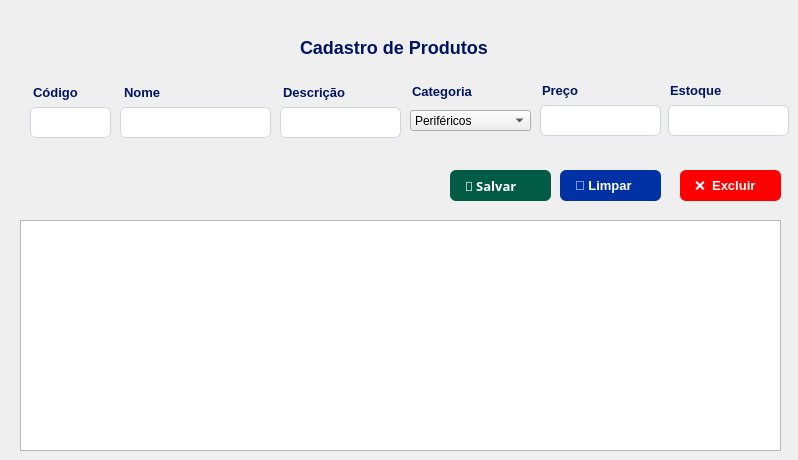
   <widget class="QWidget" name="page_3">
    <widget class="QPushButton" name="btn_limpar_2">
     <property name="geometry">
      <rect>
       <x>560</x>
       <y>170</y>
       <width>101</width>
       <height>31</height>
      </rect>
     </property>
     <property name="cursor">
      <cursorShape>PointingHandCursor</cursorShape>
     </property>
     <property name="styleSheet">
      <string notr="true">QPushButton {
    font-family: &quot;Segoe UI&quot;, Arial, sans-serif;
    font-size: 13px;
    font-weight: bold;
    color: #FFFFFF;
    border: none;
    border-radius: 6px;
    text-align: left;      /* Alinha o emoji e o texto à esquerda */
    padding-left: 15px;    /* Afasta o emoji da borda esquerda */
    padding-right: 15px;
    height: 35px;          /* Define uma altura padrão elegante */
	background-color: #0031A5;
}</string>
     </property>
     <property name="text">
      <string>🧹 Limpar</string>
     </property>
    </widget>
    <widget class="QLineEdit" name="txt_descricao">
     <property name="geometry">
      <rect>
       <x>280</x>
       <y>107</y>
       <width>121</width>
       <height>31</height>
      </rect>
     </property>
     <property name="styleSheet">
      <string notr="true">QLineEdit {
    background-color: #FFFFFF;
    border: 1px solid #D0D5DD;
    border-radius: 6px; 
    font-size: 15px;
    color: black;
	padding: 6px;
}</string>
     </property>
    </widget>
    <widget class="QLineEdit" name="txt_preco">
     <property name="geometry">
      <rect>
       <x>540</x>
       <y>105</y>
       <width>121</width>
       <height>31</height>
      </rect>
     </property>
     <property name="styleSheet">
      <string notr="true">QLineEdit {
    background-color: #FFFFFF;
    border: 1px solid #D0D5DD;
    border-radius: 6px; 
    font-size: 15px;
    color: black;
	padding: 6px;
}</string>
     </property>
    </widget>
    <widget class="QLabel" name="label_11">
     <property name="geometry">
      <rect>
       <x>124</x>
       <y>82</y>
       <width>70</width>
       <height>21</height>
      </rect>
     </property>
     <property name="styleSheet">
      <string notr="true">QLabel {
    font-size: 13px;
    font-weight: bold;
    color: #001561;

}</string>
     </property>
     <property name="text">
      <string>Nome</string>
     </property>
    </widget>
    <widget class="QLabel" name="label_12">
     <property name="geometry">
      <rect>
       <x>300</x>
       <y>32</y>
       <width>191</width>
       <height>31</height>
      </rect>
     </property>
     <property name="styleSheet">
      <string notr="true">QLabel {
    font-size: 18px;
    font-weight: bold;
    color: #001561;

}</string>
     </property>
     <property name="text">
      <string>Cadastro de Produtos</string>
     </property>
    </widget>
    <widget class="QPushButton" name="btn_salvar_2">
     <property name="geometry">
      <rect>
       <x>450</x>
       <y>170</y>
       <width>101</width>
       <height>31</height>
      </rect>
     </property>
     <property name="font">
      <font>
       <family>Segoe UI,Arial,sans-serif</family>
       <pointsize>-1</pointsize>
       <weight>75</weight>
       <bold>true</bold>
      </font>
     </property>
     <property name="cursor">
      <cursorShape>PointingHandCursor</cursorShape>
     </property>
     <property name="styleSheet">
      <string notr="true">QPushButton {
    font-family: &quot;Segoe UI&quot;, Arial, sans-serif;
    font-size: 13px;
    font-weight: bold;
    color: #FFFFFF;
    border: none;
    border-radius: 6px;
    text-align: left;      /* Alinha o emoji e o texto à esquerda */
    padding-left: 15px;    /* Afasta o emoji da borda esquerda */
    padding-right: 15px;
    height: 35px;          /* Define uma altura padrão elegante */
	background-color: #015B45;
}</string>
     </property>
     <property name="text">
      <string>💾 Salvar</string>
     </property>
    </widget>
    <widget class="QLineEdit" name="txt_codigo">
     <property name="enabled">
      <bool>false</bool>
     </property>
     <property name="geometry">
      <rect>
       <x>30</x>
       <y>107</y>
       <width>81</width>
       <height>31</height>
      </rect>
     </property>
     <property name="styleSheet">
      <string notr="true">QLineEdit {
    background-color: #FFFFFF;
    border: 1px solid #D0D5DD;
    border-radius: 6px; 
    font-size: 15px;
    color: black;
	padding: 6px;
}</string>
     </property>
    </widget>
    <widget class="QTableView" name="tabela_produtos">
     <property name="geometry">
      <rect>
       <x>20</x>
       <y>220</y>
       <width>761</width>
       <height>231</height>
      </rect>
     </property>
     <property name="styleSheet">
      <string notr="true">QStackedWidget{
	background-color: #F3F3F5;
}</string>
     </property>
    </widget>
    <widget class="QLabel" name="label_13">
     <property name="geometry">
      <rect>
       <x>283</x>
       <y>82</y>
       <width>71</width>
       <height>21</height>
      </rect>
     </property>
     <property name="styleSheet">
      <string notr="true">QLabel {
    font-size: 13px;
    font-weight: bold;
    color: #001561;

}</string>
     </property>
     <property name="text">
      <string>Descrição</string>
     </property>
    </widget>
    <widget class="QLineEdit" name="txt_nome">
     <property name="geometry">
      <rect>
       <x>120</x>
       <y>107</y>
       <width>151</width>
       <height>31</height>
      </rect>
     </property>
     <property name="styleSheet">
      <string notr="true">QLineEdit {
    background-color: #FFFFFF;
    border: 1px solid #D0D5DD;
    border-radius: 6px; 
    font-size: 15px;
    color: black;
	padding: 6px;
}</string>
     </property>
    </widget>
    <widget class="QLabel" name="label_14">
     <property name="geometry">
      <rect>
       <x>542</x>
       <y>80</y>
       <width>61</width>
       <height>21</height>
      </rect>
     </property>
     <property name="styleSheet">
      <string notr="true">QLabel {
    font-size: 13px;
    font-weight: bold;
    color: #001561;

}</string>
     </property>
     <property name="text">
      <string>Preço</string>
     </property>
    </widget>
    <widget class="QLabel" name="label_4">
     <property name="geometry">
      <rect>
       <x>33</x>
       <y>82</y>
       <width>61</width>
       <height>21</height>
      </rect>
     </property>
     <property name="styleSheet">
      <string notr="true">QLabel {
    font-size: 13px;
    font-weight: bold;
    color: #001561;

}</string>
     </property>
     <property name="text">
      <string>Código</string>
     </property>
    </widget>
    <widget class="QLabel" name="label_15">
     <property name="geometry">
      <rect>
       <x>412</x>
       <y>81</y>
       <width>71</width>
       <height>21</height>
      </rect>
     </property>
     <property name="styleSheet">
      <string notr="true">QLabel {
    font-size: 13px;
    font-weight: bold;
    color: #001561;

}</string>
     </property>
     <property name="text">
      <string>Categoria</string>
     </property>
    </widget>
    <widget class="QPushButton" name="btn_excluir_2">
     <property name="geometry">
      <rect>
       <x>680</x>
       <y>170</y>
       <width>101</width>
       <height>31</height>
      </rect>
     </property>
     <property name="cursor">
      <cursorShape>PointingHandCursor</cursorShape>
     </property>
     <property name="styleSheet">
      <string notr="true">QPushButton {
    font-family: &quot;Segoe UI&quot;, Arial, sans-serif;
    font-size: 13px;
    font-weight: bold;
    color: #FFFFFF;
    border: none;
    border-radius: 6px;
    text-align: left;      /* Alinha o emoji e o texto à esquerda */
    padding-left: 15px;    /* Afasta o emoji da borda esquerda */
    padding-right: 15px;
    height: 35px;          /* Define uma altura padrão elegante */
	background-color: red;
}</string>
     </property>
     <property name="text">
      <string>❌  Excluir</string>
     </property>
    </widget>
    <widget class="QLineEdit" name="txt_estoque">
     <property name="geometry">
      <rect>
       <x>668</x>
       <y>105</y>
       <width>121</width>
       <height>31</height>
      </rect>
     </property>
     <property name="styleSheet">
      <string notr="true">QLineEdit {
    background-color: #FFFFFF;
    border: 1px solid #D0D5DD;
    border-radius: 6px; 
    font-size: 15px;
    color: black;
	padding: 6px;
}</string>
     </property>
    </widget>
    <widget class="QLabel" name="label_16">
     <property name="geometry">
      <rect>
       <x>670</x>
       <y>80</y>
       <width>61</width>
       <height>21</height>
      </rect>
     </property>
     <property name="styleSheet">
      <string notr="true">QLabel {
    font-size: 13px;
    font-weight: bold;
    color: #001561;

}</string>
     </property>
     <property name="text">
      <string>Estoque</string>
     </property>
    </widget>
    <widget class="QComboBox" name="cmb_categoria">
     <property name="geometry">
      <rect>
       <x>410</x>
       <y>110</y>
       <width>121</width>
       <height>21</height>
      </rect>
     </property>
     <item>
      <property name="text">
       <string>Periféricos</string>
      </property>
     </item>
     <item>
      <property name="text">
       <string>Monitores</string>
      </property>
     </item>
     <item>
      <property name="text">
       <string>Informática</string>
      </property>
     </item>
     <item>
      <property name="text">
       <string>Acessórios</string>
      </property>
     </item>
    </widget>
   </widget>
